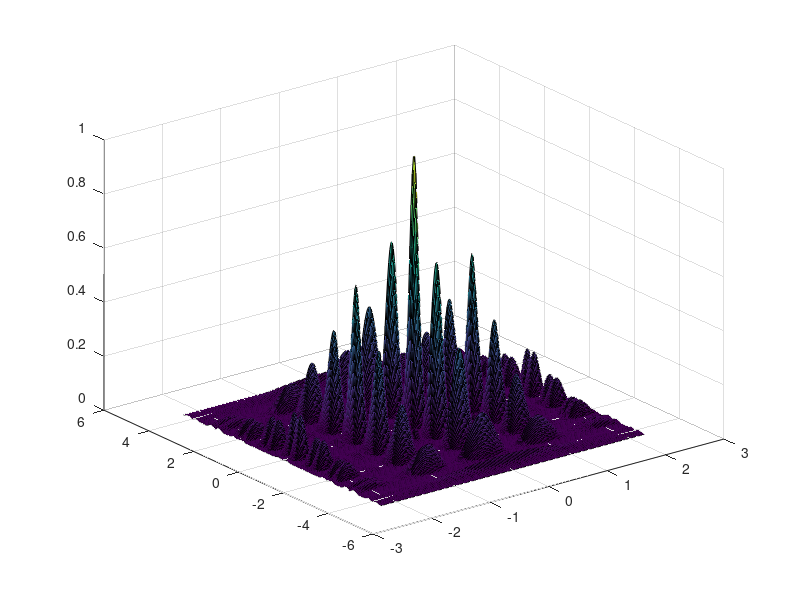
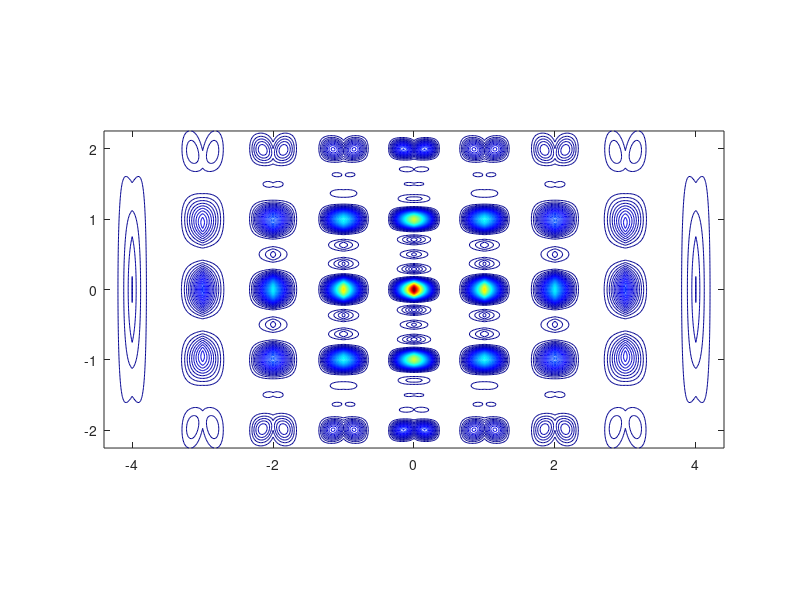
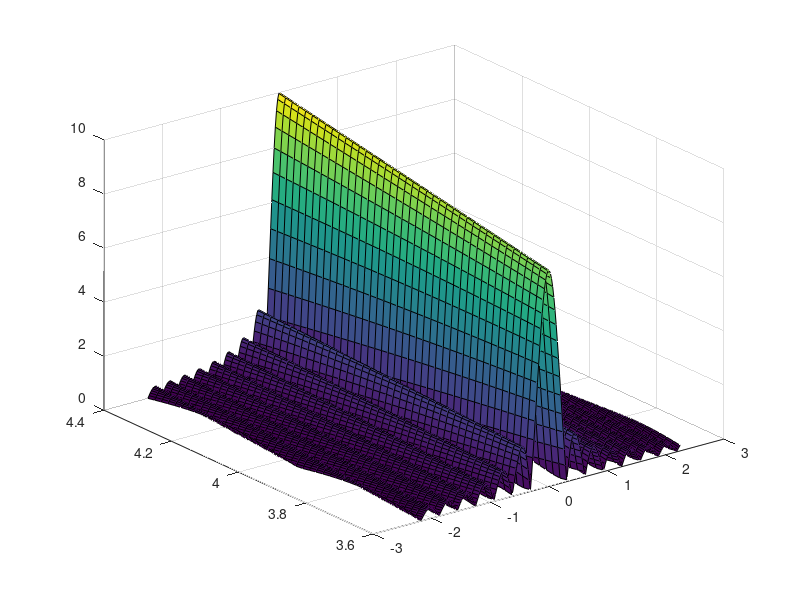

The MATLAB script that drew these images, in order: (Note: this script raises an error after producing the figures.)
clear;close all;

% x = -1.5:.01:1.5;
% n = 11;
% p = 2;
% n1 = 5;
% P = 2;
% x2 = x + P;
% s =diric(2*pi*x,n);
% s1 =diric(2*pi*x,n1);
% 
% figure,plot(x,s,'k','LineWidth',2);hold on;grid on;
% xlabel('x=\nuR');
% ylabel(['D_{M}(x) = sin(M\pix)/\pix'])
% title('Dirichlet Kernel for M = 11')
% plot(x,s1,'r','LineWidth',2);
% legend('M=11','M=5')
% 
% 
% pi/(n) %zeros
% 2*pi/(pi*n) % period
% 
% 
% syms v R N;
% 
% f = sin(N*pi*v*R)/sin(pi*v*R)
% 
% simplify(diff(f,1))


f0 = 1e9;
v = 1;
c = 3e8;
v0 = 2.25;
T = .4;

Nv = length(v);
R = 1;
N = 2;
M = 2*N+1;
Td = 2*(N*R + T/2);
dt = .1/5;
dv = .1/5;
v = -v0:dv:v0;
tau0 = -T:dt:T;
tau = -Td:dt:Td;
[tt0,vv0] = meshgrid(tau0,v);
nt = length(tau0);
nv = length(v);
[tt,vv] = meshgrid(tau,v);
X = zeros(size(tt));
for p= -(M-1):(M-1)
    tp = (p*R-T):dt:(p*R+T);
    itp = round(tp/dt + Td/dt + 1);
    iv = round(v/dv + v0/dv + 1);
    Xv = (1-abs(p)/M)*abs(diric(2*pi*vv0*R,M-abs(p)));
X(iv,itp) = Xv.*(1-abs(tt0)/T).*abs(sinc(T*vv0.*(1-abs(tt0)/T)));%
end

figure,surf(vv,tt,X.^2);
figure,contour(tt, vv, X.^2,100);axis equal;colormap(jet)
X = zeros(2*M-1,Nv);
X0 = zeros(nv,nt,2*M-1);
for p=-(M-1):(M-1)
    i = p+(M-1)+1;
    taup = -p*R-T:dt:T-p*R;
    [ttp, vv] = meshgrid(taup,v);
   
    X0(:,:,i) = (1-abs(ttp)/T).*sinc(T*vv.*(1-abs(ttp)/T));

    figure,surf(vv,ttp,abs(X0(:,:,i)));

    Xv(:,:,i) = (1-abs(p)/M)*abs(diric(2*pi*v*R,M-abs(p)));
    % X(i,:) = Xv(i,:).*X0p;
end

% 
% pi = M-1;
% 
% Xvi = Xv(i,:);
% Xi = X(i,:);
% figure;
% plot(v,Xvi,'--');hold on;
% plot(v,Xi);


% u = single_pulse_ambg(1);
% figure,mesh(u);

function X0 = fX0(tt,vv,T)



end

function [x] = single_pulse_ambg(taup)
eps = 0.000001;
i = 0;
del = 2*taup/150;
for tau = -taup:del:taup
i = i + 1;
j = 0;
fd = linspace(-5/taup,5/taup,151);
val1 = 1. - abs(tau) / taup;
val2 = pi * taup .* (1.0 - abs(tau) / taup) .* fd;
%x(:,i) = abs( val1 .* sin(val2+eps)./(val2+eps));
x(:,i) = abs(val1.*sinc(val2));
T = taup;
[tt,vv] = meshgrid(-taup:del:taup,fd);
tt = abs(tt);
X0 = (1-tt/taup).*sinc(taup*vv.*(1-tt/taup));%

end

end
